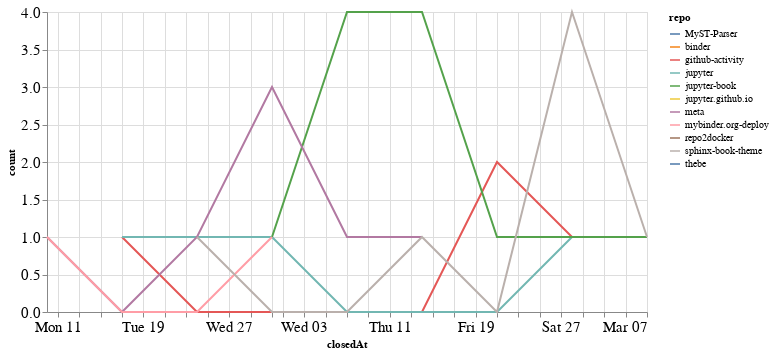

The notebook cell this image was saved under:
### Code cell
closed_by_time = closed_by.groupby('repo').resample('W', on='closedAt').count()['author'].reset_index()
closed_by_time = closed_by_time.rename(columns={'author': 'count'})

alt.Chart(closed_by_time, width=600).mark_line().encode(
    x='closedAt',
    y='count',
    color='repo',
    tooltip="repo"
)

### Figure 1 — Vega-Lite specification as saved in the notebook (floating-point values rounded to 4 significant figures)
{"config": {"axisLeft": {"labelFontSize": 15}, "axisBottom": {"labelFontSize": 15}}, "data": {"name": "data-7c5c2e1274c7302a9d7145b1ead5aa3c"}, "mark": "line", "encoding": {"color": {"type": "nominal", "field": "repo"}, "tooltip": {"type": "nominal", "field": "repo"}, "x": {"type": "temporal", "field": "closedAt"}, "y": {"type": "quantitative", "field": "count"}}, "width": 600, "$schema": "https://vega.github.io/schema/vega-lite/v4.8.1.json", "datasets": {"data-7c5c2e1274c7302a9d7145b1ead5aa3c": [{"repo": "MyST-Parser", "closedAt": "2021-01-17T00:00:00", "count": 1}, {"repo": "binder", "closedAt": "2021-01-31T00:00:00", "count": 1}, {"repo": "github-activity", "closedAt": "2021-01-17T00:00:00", "count": 1}, {"repo": "github-activity", "closedAt": "2021-01-24T00:00:00", "count": 0}, {"repo": "github-activity", "closedAt": "2021-01-31T00:00:00", "count": 0}, {"repo": "github-activity", "closedAt": "2021-02-07T00:00:00", "count": 0}, {"repo": "github-activity", "closedAt": "2021-02-14T00:00:00", "count": 0}, {"repo": "github-activity", "closedAt": "2021-02-21T00:00:00", "count": 2}, {"repo": "github-activity", "closedAt": "2021-02-28T00:00:00", "count": 1}, {"repo": "github-activity", "closedAt": "2021-03-07T00:00:00", "count": 1}, {"repo": "jupyter", "closedAt": "2021-01-17T00:00:00", "count": 1}, {"repo": "jupyter", "closedAt": "2021-01-24T00:00:00", "count": 1}, {"repo": "jupyter", "closedAt": "2021-01-31T00:00:00", "count": 1}, {"repo": "jupyter", "closedAt": "2021-02-07T00:00:00", "count": 0}, {"repo": "jupyter", "closedAt": "2021-02-14T00:00:00", "count": 0}, {"repo": "jupyter", "closedAt": "2021-02-21T00:00:00", "count": 0}, {"repo": "jupyter", "closedAt": "2021-02-28T00:00:00", "count": 1}, {"repo": "jupyter-book", "closedAt": "2021-01-31T00:00:00", "count": 1}, {"repo": "jupyter-book", "closedAt": "2021-02-07T00:00:00", "count": 4}, {"repo": "jupyter-book", "closedAt": "2021-02-14T00:00:00", "count": 4}, {"repo": "jupyter-book", "closedAt": "2021-02-21T00:00:00", "count": 1}, {"repo": "jupyter-book", "closedAt": "2021-02-28T00:00:00", "count": 1}, {"repo": "jupyter-book", "closedAt": "2021-03-07T00:00:00", "count": 1}, {"repo": "jupyter.github.io", "closedAt": "2021-02-07T00:00:00", "count": 1}, {"repo": "meta", "closedAt": "2021-01-10T00:00:00", "count": 1}, {"repo": "meta", "closedAt": "2021-01-17T00:00:00", "count": 0}, {"repo": "meta", "closedAt": "2021-01-24T00:00:00", "count": 1}, {"repo": "meta", "closedAt": "2021-01-31T00:00:00", "count": 3}, {"repo": "meta", "closedAt": "2021-02-07T00:00:00", "count": 1}, {"repo": "meta", "closedAt": "2021-02-14T00:00:00", "count": 1}, {"repo": "mybinder.org-deploy", "closedAt": "2021-01-10T00:00:00", "count": 1}, {"repo": "mybinder.org-deploy", "closedAt": "2021-01-17T00:00:00", "count": 0}, {"repo": "mybinder.org-deploy", "closedAt": "2021-01-24T00:00:00", "count": 0}, {"repo": "mybinder.org-deploy", "closedAt": "2021-01-31T00:00:00", "count": 1}, {"repo": "repo2docker", "closedAt": "2021-01-24T00:00:00", "count": 1}, {"repo": "sphinx-book-theme", "closedAt": "2021-01-24T00:00:00", "count": 1}, {"repo": "sphinx-book-theme", "closedAt": "2021-01-31T00:00:00", "count": 0}, {"repo": "sphinx-book-theme", "closedAt": "2021-02-07T00:00:00", "count": 0}, {"repo": "sphinx-book-theme", "closedAt": "2021-02-14T00:00:00", "count": 1}, {"repo": "sphinx-book-theme", "closedAt": "2021-02-21T00:00:00", "count": 0}, {"repo": "sphinx-book-theme", "closedAt": "2021-02-28T00:00:00", "count": 4}, {"repo": "sphinx-book-theme", "closedAt": "2021-03-07T00:00:00", "count": 1}, {"repo": "thebe", "closedAt": "2021-01-10T00:00:00", "count": 1}]}}
